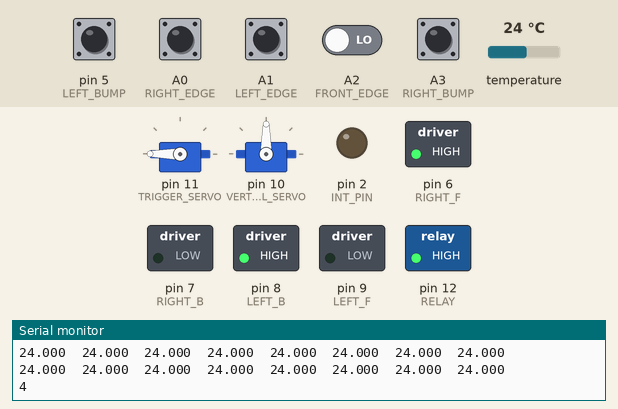
Simulated run of this sketch. Board: Arduino Uno, built with avr-gcc and run on an emulated ATmega328P. On the bench: 2 × servo, switched loads named in the sketch (green lamp = pin HIGH), output pins drawn as LEDs (lit = HIGH), the last lines printed to the serial monitor. The test bench sets the inputs (shaded band); at power-on: A0 (RIGHT_EDGE), A1 (LEFT_EDGE), A2 (FRONT_EDGE), A3 (RIGHT_BUMP), pin 5 (LEFT_BUMP) LOW, temperature 24 °C.

Above: at 3.7 s.
3.8 s: temperature set to 25.6 °C
At 6.2 s:
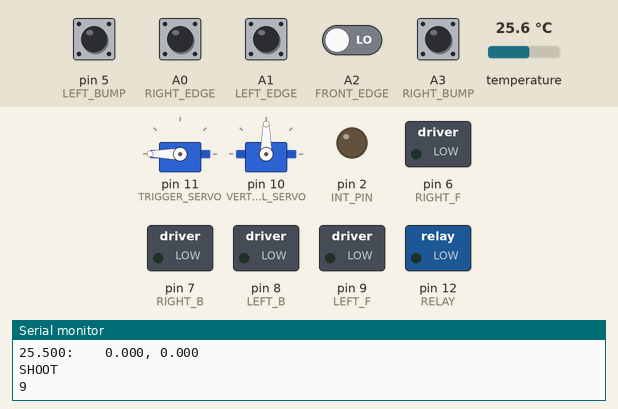
6.5 s: temperature set to 12 °C
12.4 s: temperature set to 28 °C
At 13.7 s:
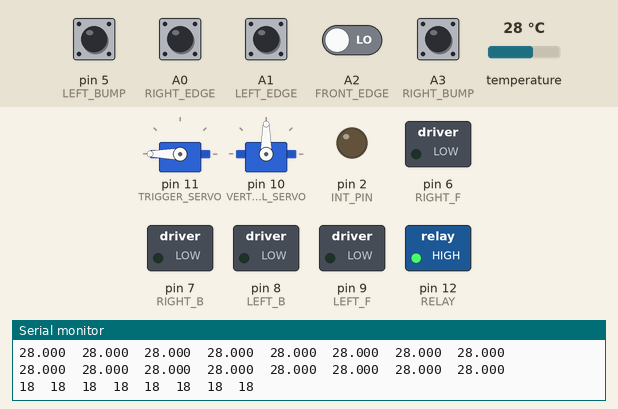
Timing chart, 0 to 24.2 s (numbered marks = the images above; inputs shaded):
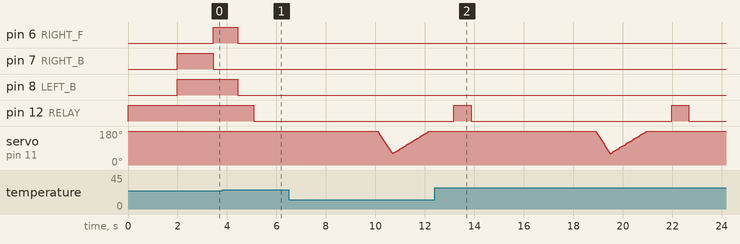

The sketch:

master.ino
```cpp
#include <Wire.h>
#include <Servo.h>
#include <Adafruit_AMG88xx.h>

#define LEFT_F 9
#define LEFT_B 8

#define RIGHT_F 6
#define RIGHT_B 7

#define RIGHT_EDGE A0
#define LEFT_EDGE A1
#define FRONT_EDGE A2
#define RIGHT_BUMP A3
#define LEFT_BUMP 5
#define INT_PIN 2

#define TRIGGER_SERVO 11
#define VERTICAL_SERVO 10

#define RELAY 12


/***********************THEMAL SENSOR VARIABLES******************/
float pixels[AMG88xx_PIXEL_ARRAY_SIZE];
Adafruit_AMG88xx amg;

//average position of the thermal input. this goes through the average function
float average[2];

//highest value and it's location [value, x, y]. This goes through the highest function.
float highest[3];

//thermal camera function output (COMMANDS)
float thermalOutput[2];

//min Temp. anyhting below this will be ignored. ADJUST THIS LATER
float minTempThreshold = 25;

long thermTime = 0;
long thermTinit = 0;

/************************TRIGGER SERVO VARIABLES****************************/
int triggerPin = 11;
Servo trigger;  // create servo object to control a servo
// twelve servo objects can be created on most boards

int servoTime = 0;
int milInit;

int threshold = 100;

boolean found_a_person = false; // if a heat source is found then turn on the gun.
boolean on_a_person = false;   // if the person is centered then fire!

//time of each stage of shooting (ms)
int triggerLength = 600;
int releaseLength = 1500;

//angle to assign to the servo.
int triggerOut = 180;
int triggerIn = 60;

//boolean useful in controlling the shooting
boolean pulling = false;
boolean pstart = true;
boolean rstart = true;

boolean offStart = true;

/************************ARM SERVO VARIABLES****************************/
int armPin = 10;
Servo arm;  // create servo object to control a servo
// twelve servo objects can be created on most boards

//angle to assign to the servo.
int armDown = 0;
int armUp = 180;
int armPos;
int armJump = 3;

/************************RELAY VARIABLES****************************/
#define ON   0
#define OFF  1

int IN2 = 12;

/************************OTHER VARIABLES****************************/

/**
   keeps track of the state of all
   ir proximity sensors
*/
char irSensors[5] {0, 0, 0, 0, 0};

/**
   0: move forward
   1: right edge
   2: left edge
   3: front edge
   4: right bump
   5: left bump
   6: double bump
   7: left right movement
   8: up down movement
   9: shoot
   10: out of amo
*/
int state = 0;

/**
   keeps track of amo left
   program halts if amo == 0
*/
char amoCount = 6;

/*
 ************************************************************************************************
 ************************************************************************************************
 ************************************************************************************************
 ************************************************************************************************
 ************************************************************************************************
 ************************************************************************************************
 ************************************************************************************************
 ************************************************************************************************
 ************************************************************************************************
 ************************************************************************************************
 ************************************************************************************************
 ************************************************************************************************
 ************************************************************************************************
*/
void setup() {
  //MOVEMENT
  pinMode(LEFT_B, OUTPUT);
  pinMode(LEFT_F, OUTPUT);
  pinMode(RIGHT_B, OUTPUT);
  pinMode(RIGHT_F, OUTPUT);
  pinMode(LEFT_EDGE, INPUT);
  pinMode(RIGHT_EDGE, INPUT);
  pinMode(FRONT_EDGE, INPUT);
  pinMode(RIGHT_BUMP, INPUT);
  pinMode(LEFT_BUMP, INPUT);
  pinMode(INT_PIN, OUTPUT);
  //make sure all motors are off
  setStop();

  //THERMAL SENSOR SETUP
  Serial.begin(9600);
  Serial.println(F("AMG88xx test"));

  bool status;

  // default settings
  //init sensor stuffs.
  status = amg.begin();
  if (!status) {
    Serial.println("Could not find a valid AMG88xx sensor, check wiring!");
    while (1);
  }

  //TRIGGER SERVO SETUP
  trigger.attach(TRIGGER_SERVO);  // attaches the servo on your PWM pin
  milInit = 0;


  trigger.write(triggerOut);
  relay_init();

  //ARM SERVO SETUP
  arm.attach(VERTICAL_SERVO);  // attaches the servo on your PWM pin
  armPos = (armUp + armDown) / 2;
  arm.write(armPos);

  delay(2000); //trigger placement and also sensor init

  setBackward();
  delay(500);
}


void loop() {
  //Update irSensors array
  state = 0;


  thermalCamera();
  //now the thermal data is updated: which way to move. found person? on person?

  setStop();
  delay(2);
  readIr();


  //update state with prorities to avoiding the edge
  updateState();
  Serial.println(state);

  if (state == 0) {
    moveForward();
  }
  else if (state == 1) {
    avoidRightEdge();
  }
  else if (state == 2) {
    avoidLeftEdge();
  }
  else if (state == 3) {
    avoidFrontEdge();
  }
  else if (state == 4) {
    avoidBump();
  }
  else if (state == 5) {
    avoidBump();
  }
  else if (state == 6) {
    avoidBump();
  }
  else if (state == 7) {
    setStop();
    //left right thermal movement
    if (thermalOutput[0] == -1) {
      setLeft();
      delay(100);
    } else if (thermalOutput[0] == 1) {
      setRight();
      delay(100);
    }
  } else if (state == 8) {
    setStop();
    //up down thermal movement
    if (thermalOutput[1] == -1) {
      //move servo up
      armPos -= 10;
      if (armPos < armDown) {
        armPos = armDown;
      }
      arm.write(armPos);
    } else if (thermalOutput[1] == 1) {
      //move servo up
      armPos += 10;
      if (armPos > armUp) {
        armPos = armUp;
      }
      arm.write(armPos);
    }
  } else if (state == 9) {
    setStop();
    //fire the gun. pull the trigger with the servo
    shootTheShizOutOfEm();
  }

  else if (state == 10) {
    while (1) {
      setStop(); //out of amo, end program to reload
    }
  }
}


void shootTheShizOutOfEm() {

  relay_SetStatus(ON);
  delay(5000);

  //begin the pulling
  milInit = millis();

  servoTime = 0;
  while (servoTime < triggerLength) {
    servoTime = millis() - milInit;
    if (servoTime % 10 == 0) {
      trigger.write((int)map(servoTime, 0, triggerLength, triggerOut, triggerIn));
    }
  }
  trigger.write(triggerIn);


  //begin the release
  milInit = millis();

  servoTime = 0;
  while (servoTime < releaseLength) {
    servoTime = millis() - milInit;
    trigger.write((int)map(servoTime, 0, releaseLength, triggerIn, triggerOut));
  }
  trigger.write(triggerOut);

  delay(1000);

  amoCount--;
  relay_SetStatus(OFF);
}


/*
 ************************************************************************************************
 ************************************************************************************************
 ************************************************************************************************
 ************************************************************************************************
 ************************************************************************************************
 ************************************************************************************************
 ************************************************************************************************
 ************************************************************************************************
 ************************************************************************************************
 ************************************************************************************************
 ************************************************************************************************
 ************************************************************************************************
 ************************************************************************************************
*/

/**********************************THERMAL SENSOR FUNCTIONS***************************/

float arbThresh = 3;
void thermalCamera() {
  Serial.print("Thermal grid:");
  amg.readPixels(pixels); //get data from the thermal sensor

  //print the raw data from the sensor
  Serial.println();
  Serial.println();
  for (int j = 0; j < 8; j++) {
    for (int i = 0; i < 8; i++) {
      Serial.print(pixels[i + (j * 8)], 3);
      Serial.print("\t");
    }
    Serial.println();
  }
  Serial.println();

  //find the highest value and it's location.
  //All of that is stored inside the highest array
  findHighest(pixels, highest);

  //only care if any value is higher than the min threshold
  if (highest[0] > minTempThreshold) {
    found_a_person = true;

    //if a value is above the threshold then create the mapped array and find the average.
    //map the pixels (see mapping function) to find a good average value.
    float mappedPixels[AMG88xx_PIXEL_ARRAY_SIZE];
    for (int i = 0; i < 64; i++) {
      mappedPixels[i] = pixels[i];
    }
    mapArray(mappedPixels);
    //now get the average of the mapped pixels.
    findAverage(mappedPixels, average);

    //print the mapped values to clearly see where the average is.
    //This will also clearly show the highest value.
    Serial.println();
    for (int j = 0; j < 8; j++) {
      for (int i = 0; i < 8; i++) {
        Serial.print(mappedPixels[i + (j * 8)], 0);
        Serial.print("\t");
      }
      Serial.println();
    }
    Serial.println();

    Serial.print(highest[0], 3);
    Serial.print(":    ");
    Serial.print(average[0], 3);
    Serial.print(", ");
    Serial.print(average[1], 3);
    Serial.println();

    //check to make sure the highest value and the average value is in the center
    if (abs(average[0]) < arbThresh && abs(average[1]) < arbThresh) {
      Serial.println("SHOOT");
      on_a_person = true;
      thermalOutput[0] = 0;
      thermalOutput[1] = 0;
    } else {
      on_a_person = false;
      //directions for moving the thingy thing.
      if (average[0] < -arbThresh) {
        Serial.print("\tMove up.");
        thermalOutput[1] = 1;
      } else if (average[0] > arbThresh) {
        Serial.print("\tMove down.");
        thermalOutput[1] = -1;
      } else {
        thermalOutput[1] = 0;
      }

      if (average[1] < -arbThresh) {
        Serial.print("\tMove right.");
        thermalOutput[0] = 1;
      } else if (average[1] > arbThresh) {
        Serial.print("\tMove left.");
        thermalOutput[0] = -1;
      } else {
        thermalOutput[0] = 0;
      }
    }
  } else {
    found_a_person = false;
  }


  Serial.println();
  Serial.println();
  Serial.println();
}

//map the values to acheive a better average location
//I want to take values that are below the min temperature threshold and set them to 0.
//Then I will map the other values from 0-100 so there is a more clear average value.
void mapArray(float arr[]) {
  for (int i = 0; i < 64; i++) {
    if (arr[i] < minTempThreshold) {
      arr[i] = 0;
    } else {
      arr[i] = map(arr[i], minTempThreshold, 35, 5, 50);
    }
  }
}

//function that recieves a 1d array from sensor,
//and finds the average with respect to the center of the 2d array form

//normal cartesian coordinate signs.
// eg. negative, negative --->  move to the left and up.

//modifyme array is the two part array that holds the values.
void findAverage(float arr[], float modifyme[]) {
  float xsum = 0;
  float ysum = 0;

  float total = 0;

  //convert 1d array to a 2d array
  float arr2[8][8];
  for (int index = 0; index < 64; index++) {
    int x = index % 8;
    int y = index / 8;
    arr2[x][y] = arr[index];
  }

  for (int i = 0; i < 8; i++) {
    for (int j = 0; j < 8; j++) {
      xsum += arr2[i][j] * (i < 4 ? i - 4 : i - 4 + 1);
      ysum += arr2[i][j] * (j < 4 ? j - 4 : j - 4 + 1);

      total += arr2[i][j];
    }
  }

  float xAverage = xsum / total;
  float yAverage = ysum / total;

  //println(xAverage + ", " + yAverage + " with respect to the center.");
  modifyme[0] = xAverage;
  modifyme[1] = yAverage;
}


//finds the highest value and it's position in the array (with respect to the center of the grid)
void findHighest(float arr[], float modifyme[]) {
  float highest = 0;
  float hx = 0;
  float hy = 0;

  //convert 1d array to a 2d array
  float arr2[8][8];
  for (int index = 0; index < 64; index++) {
    int x = index % 8;
    int y = index / 8;
    arr2[x][y] = arr[index];
  }

  //find the highest stuff
  for (int i = 0; i < 8; i++) {
    for (int j = 0; j < 8; j++) {
      if (arr2[i][j] > highest) {
        //        Serial.println("something is happening here");
        highest = arr2[i][j];
        hx = (i < 4 ? i - 4 : i - 4 + 1);
        hy = (j < 4 ? j - 4 : j - 4 + 1);
      }
    }
  }

  //println(xAverage + ", " + yAverage + " with respect to the center.");
  modifyme[0] = highest;
  modifyme[1] = hx;
  modifyme[2] = hy;
}


/**********************RELAY FUNCTIONS***********************/
void relay_init(void) {
  pinMode(RELAY, OUTPUT);
  relay_SetStatus(OFF); //turn off all the relay
}

//set the status of relays
void relay_SetStatus(unsigned char status_2) {
  digitalWrite(RELAY, status_2);
}


/****************************MOVEMENT******************************/

void readIr() {
  irSensors[0] = digitalRead(RIGHT_EDGE);
  irSensors[1] = digitalRead(LEFT_EDGE);
  irSensors[2] = digitalRead(FRONT_EDGE);
  irSensors[3] = digitalRead(RIGHT_BUMP);
  irSensors[4] = digitalRead(LEFT_BUMP);
}
/**
   sets all tracks to move forward
*/
void setForward() {
  digitalWrite(LEFT_B, LOW);
  digitalWrite(RIGHT_B, LOW);
  digitalWrite(LEFT_F, HIGH);
  digitalWrite(RIGHT_F, HIGH);
}

/**
   sets all tracks to move backwards
*/
void setBackward() {
  digitalWrite(LEFT_F, LOW);
  digitalWrite(RIGHT_F, LOW);
  digitalWrite(LEFT_B, HIGH);
  digitalWrite(RIGHT_B, HIGH);
}

/**
   sets tracks to rotate left
*/
void setLeft() {
  digitalWrite(LEFT_F, LOW);
  digitalWrite(RIGHT_B, LOW);
  digitalWrite(LEFT_B, HIGH);
  digitalWrite(RIGHT_F, HIGH);
}

/**
   sets all tracks to rotate right
*/
void setRight() {
  digitalWrite(LEFT_B, LOW);
  digitalWrite(RIGHT_F, LOW);
  digitalWrite(LEFT_F, HIGH);
  digitalWrite(RIGHT_B, HIGH);
}

/**
   stops all track movement
*/
void setStop() {
  digitalWrite(LEFT_F, LOW);
  digitalWrite(LEFT_B, LOW);
  digitalWrite(RIGHT_F, LOW);
  digitalWrite(RIGHT_B, LOW);
}

/**
   gradually moves the bot forward
   stops to let the sensors read
   without noise from motors
*/
void moveForward() {
  setForward();
  delay(100);
}

/**
   used to avoid a front edge
*/
void avoidFrontEdge() {
  setStop();
  setBackward();
  delay(500);
  setLeft();
  delay(1000);
  setStop();
}

/**
   used to avoid right edge
*/
void avoidRightEdge() {
  setStop();
  setBackward();
  delay(500);
  setLeft();
  delay(500);
  setStop();
}

void avoidLeftEdge() {
  setStop();
  setBackward();
  delay(500);
  setRight();
  delay(500);
  setStop();
}

void avoidBump() {
  setStop();
  setBackward();
  delay(500);
  setLeft();
  delay(1000);
  setStop();
}

void updateState() {
  /**
    0: move forward
    1: right edge
    2: left edge
    3: front edge
    4: right bump
    5: left bump
    6: double bump
    7: left right movement
    8: up down movement
    9: shoot
    10: out of amo
  */
  //  state = 0;
  //  found_a_person = false;
  if (amoCount == 0) {
    state = 10;
  } else if (found_a_person) {
    if (on_a_person) {
      state = 9;
    } else {
      if (thermalOutput[0] != 0) {
        state = 7;
      } else if (thermalOutput[1] != 0) {
        state = 8;
      }
    }
  } else if (irSensors[3] == 0) {
    state = 4;
  } else if (irSensors[4] == 0) {
    state = 5;
  } else if (irSensors[2] == 1) {
    state = 3;
  } else if (irSensors[1] == 1) {
    state = 2;
  } else if (irSensors[0] == 1) {
    state = 1;
  }
}

// irSensors[0] = digitalRead(RIGHT_EDGE);
//  irSensors[1] = digitalRead(LEFT_EDGE);
//  irSensors[2] = digitalRead(FRONT_EDGE);
//  irSensors[3] = digitalRead(RIGHT_BUMP);
//  irSensors[4] = digitalRead(LEFT_BUMP);
```

Measured:
- the behaviour switches between 25.1 and 25.2 °C on temperature (found by bisection; images 0 and 1)
- after the input at 3.8 s, pin 6 (RIGHT_F), pin 8 (LEFT_B): goes on until 4.4 s, then stays LOW; pin 7 (RIGHT_B): stays LOW (without the input it goes to HIGH after 1.1 s); pin 12 (RELAY): HIGH → LOW after 1.3 s
- after the input at 12.4 s, pin 6 (RIGHT_F), pin 7 (RIGHT_B), pin 8 (LEFT_B): stops changing and stays LOW
